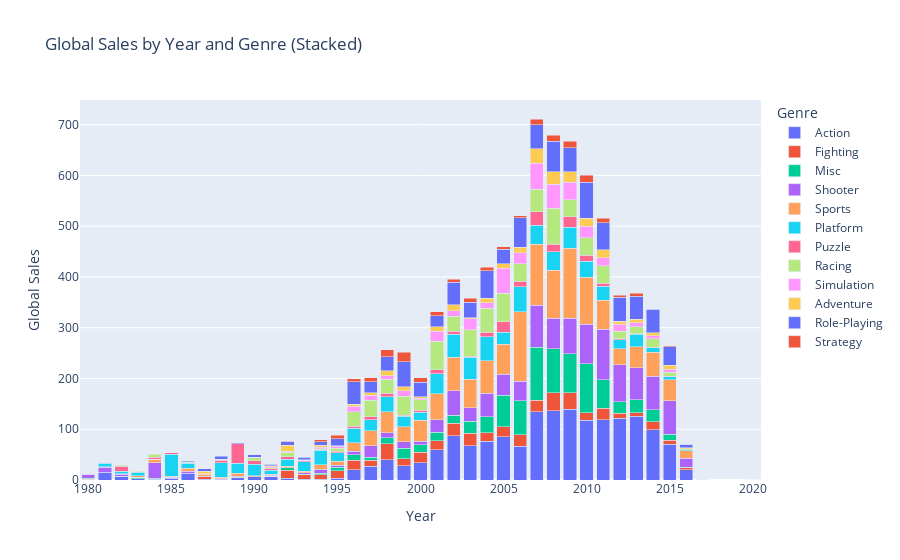

This figure's notebook cell:
### Markdown cell above
### Stacked bar plot: Global sales throughout years
Let’s start by creating a stacked bar plot to visualize the sales throughout the years, highlighting the impact that each genre had on the total sales.

### Code cell
# Used stack overflow code snipet for this chart. https://stackoverflow.com/questions/75455385/how-to-plot-bar-chart-using-seaborn-after-pandas-pivot 
# as well as seaborn documentation https://seaborn.pydata.org/generated/seaborn.objects.Stack.html

# Aggregate the data
genre_year_sales = vgsales_df.groupby(['Year', 'Genre'])['Global_Sales'].sum().reset_index()

# Create a pivot table, which separates the Genre into columns
pivot_data = genre_year_sales.pivot(index='Year', columns='Genre', values='Global_Sales').fillna(0)

# Generate a stacked bar plot using Plotly with enhanced hover information
fig = px.bar(
    genre_year_sales,
    x='Year',
    y='Global_Sales',
    color='Genre',
    title='Global Sales by Year and Genre (Stacked)',
    labels={'Global_Sales': 'Global Sales', 'Year': 'Year of Publication'},
    hover_data={'Global_Sales': ':.2f', 'Genre': True}
)

# Update hover information to display genre and sales
fig.for_each_trace(lambda trace: trace.update( # using the lambda funciton we can travers every genre bar in the stacked bar plot
    hovertemplate=f'Genre: {trace.name}<br>Sales: $%{{y:,.2f}}<extra></extra>'
))

# Update layout
fig.update_layout(
    xaxis_title='Year',
    yaxis_title='Global Sales',
    barmode='stack'
)

# Show plot
fig.show()

### Figure 1 — Plotly figure (JSON) as saved in the notebook; plotly's stock layout.template omitted (floating-point values rounded to 4 significant figures)
{"data": [{"customdata": [["Action"], ["Action"], ["Action"], ["Action"], ["Action"], ["Action"], ["Action"], ["Action"], ["Action"], ["Action"], ["Action"], ["Action"], ["Action"], ["Action"], ["Action"], ["Action"], ["Action"], ["Action"], ["Action"], ["Action"], ["Action"], ["Action"], ["Action"], ["Action"], ["Action"], ["Action"], ["Action"], ["Action"], ["Action"], ["Action"], ["Action"], ["Action"], ["Action"], ["Action"], ["Action"], ["Action"], ["Action"], ["Action"]], "hovertemplate": "Genre: Action<br>Sales: $%{y:,.2f}<extra></extra>", "legendgroup": "Action", "marker": {"color": "#636efa", "pattern": {"shape": ""}}, "name": "Action", "orientation": "v", "showlegend": true, "textposition": "auto", "type": "bar", "x": [1980, 1981, 1982, 1983, 1984, 1985, 1986, 1987, 1988, 1989, 1990, 1991, 1992, 1993, 1994, 1995, 1996, 1997, 1998, 1999, 2000, 2001, 2002, 2003, 2004, 2005, 2006, 2007, 2008, 2009, 2010, 2011, 2012, 2013, 2014, 2015, 2016, 2017], "xaxis": "x", "y": [0.34, 14.84, 6.52, 2.86, 1.85, 3.52, 13.74, 1.12, 1.75, 4.64, 6.39, 6.76, 3.83, 1.81, 1.55, 3.57, 20.58, 27.58, 39.44, 27.78, 34.04, 59.39, 86.77, 67.93, 76.26, 85.69, 66.58, 134.8, 136.4, 139.4, 117.6, 119.0, 122.0, 125.2, 99.02, 70.7, 19.91, 0.01], "yaxis": "y"}, {"customdata": [["Fighting"], ["Fighting"], ["Fighting"], ["Fighting"], ["Fighting"], ["Fighting"], ["Fighting"], ["Fighting"], ["Fighting"], ["Fighting"], ["Fighting"], ["Fighting"], ["Fighting"], ["Fighting"], ["Fighting"], ["Fighting"], ["Fighting"], ["Fighting"], ["Fighting"], ["Fighting"], ["Fighting"], ["Fighting"], ["Fighting"], ["Fighting"], ["Fighting"], ["Fighting"], ["Fighting"], ["Fighting"], ["Fighting"]], "hovertemplate": "Genre: Fighting<br>Sales: $%{y:,.2f}<extra></extra>", "legendgroup": "Fighting", "marker": {"color": "#EF553B", "pattern": {"shape": ""}}, "name": "Fighting", "orientation": "v", "showlegend": true, "textposition": "auto", "type": "bar", "x": [1980, 1985, 1987, 1991, 1992, 1993, 1994, 1995, 1996, 1997, 1998, 1999, 2000, 2001, 2002, 2003, 2004, 2005, 2006, 2007, 2008, 2009, 2010, 2011, 2012, 2013, 2014, 2015, 2016], "xaxis": "x", "y": [0.77, 1.05, 5.42, 0.39, 15.25, 8.75, 8.47, 14.85, 18.06, 11.76, 31.66, 14.26, 20.22, 18.12, 25.02, 23.73, 16.78, 19.72, 22.55, 22.47, 35.38, 32.15, 14.89, 22.68, 9.51, 7.21, 16.15, 7.78, 3.86], "yaxis": "y"}, {"customdata": [["Misc"], ["Misc"], ["Misc"], ["Misc"], ["Misc"], ["Misc"], ["Misc"], ["Misc"], ["Misc"], ["Misc"], ["Misc"], ["Misc"], ["Misc"], ["Misc"], ["Misc"], ["Misc"], ["Misc"], ["Misc"], ["Misc"], ["Misc"], ["Misc"], ["Misc"], ["Misc"], ["Misc"], ["Misc"], ["Misc"], ["Misc"], ["Misc"], ["Misc"], ["Misc"], ["Misc"]], "hovertemplate": "Genre: Misc<br>Sales: $%{y:,.2f}<extra></extra>", "legendgroup": "Misc", "marker": {"color": "#00cc96", "pattern": {"shape": ""}}, "name": "Misc", "orientation": "v", "showlegend": true, "textposition": "auto", "type": "bar", "x": [1980, 1982, 1983, 1984, 1989, 1991, 1992, 1993, 1994, 1995, 1996, 1997, 1998, 1999, 2000, 2001, 2002, 2003, 2004, 2005, 2006, 2007, 2008, 2009, 2010, 2011, 2012, 2013, 2014, 2015, 2016], "xaxis": "x", "y": [2.71, 0.87, 2.14, 1.45, 1.28, 0.08, 4.94, 0.3, 2.86, 6.4, 10.68, 5.69, 11.94, 20.65, 15.54, 16.4, 15.67, 23.82, 31.32, 61.24, 67.35, 104.6, 87.03, 76.94, 96.86, 56.08, 22.92, 25.65, 23.68, 11.69, 1.17], "yaxis": "y"}, {"customdata": [["Shooter"], ["Shooter"], ["Shooter"], ["Shooter"], ["Shooter"], ["Shooter"], ["Shooter"], ["Shooter"], ["Shooter"], ["Shooter"], ["Shooter"], ["Shooter"], ["Shooter"], ["Shooter"], ["Shooter"], ["Shooter"], ["Shooter"], ["Shooter"], ["Shooter"], ["Shooter"], ["Shooter"], ["Shooter"], ["Shooter"], ["Shooter"], ["Shooter"], ["Shooter"], ["Shooter"], ["Shooter"], ["Shooter"], ["Shooter"], ["Shooter"], ["Shooter"], ["Shooter"], ["Shooter"], ["Shooter"], ["Shooter"]], "hovertemplate": "Genre: Shooter<br>Sales: $%{y:,.2f}<extra></extra>", "legendgroup": "Shooter", "marker": {"color": "#ab63fa", "pattern": {"shape": ""}}, "name": "Shooter", "orientation": "v", "showlegend": true, "textposition": "auto", "type": "bar", "x": [1980, 1981, 1982, 1983, 1984, 1985, 1986, 1987, 1988, 1989, 1991, 1992, 1993, 1994, 1995, 1996, 1997, 1998, 1999, 2000, 2001, 2002, 2003, 2004, 2005, 2006, 2007, 2008, 2009, 2010, 2011, 2012, 2013, 2014, 2015, 2016], "xaxis": "x", "y": [7.07, 10.04, 3.79, 0.48, 31.1, 1.0, 3.89, 0.71, 0.51, 1.2, 2.0, 0.29, 3.08, 8.3, 4.15, 6.91, 22.17, 9.8, 12.25, 6.81, 24.77, 48.58, 27.14, 46.95, 41.6, 38.37, 82.21, 59.51, 69.89, 77.41, 99.36, 72.86, 62.8, 66.0, 66.15, 18.22], "yaxis": "y"}, {"customdata": [["Sports"], ["Sports"], ["Sports"], ["Sports"], ["Sports"], ["Sports"], ["Sports"], ["Sports"], ["Sports"], ["Sports"], ["Sports"], ["Sports"], ["Sports"], ["Sports"], ["Sports"], ["Sports"], ["Sports"], ["Sports"], ["Sports"], ["Sports"], ["Sports"], ["Sports"], ["Sports"], ["Sports"], ["Sports"], ["Sports"], ["Sports"], ["Sports"], ["Sports"], ["Sports"], ["Sports"], ["Sports"], ["Sports"], ["Sports"], ["Sports"], ["Sports"], ["Sports"]], "hovertemplate": "Genre: Sports<br>Sales: $%{y:,.2f}<extra></extra>", "legendgroup": "Sports", "marker": {"color": "#FFA15A", "pattern": {"shape": ""}}, "name": "Sports", "orientation": "v", "showlegend": true, "textposition": "auto", "type": "bar", "x": [1980, 1981, 1982, 1983, 1984, 1985, 1986, 1987, 1988, 1989, 1990, 1991, 1992, 1993, 1994, 1995, 1996, 1997, 1998, 1999, 2000, 2001, 2002, 2003, 2004, 2005, 2006, 2007, 2008, 2009, 2010, 2011, 2012, 2013, 2014, 2015, 2016], "xaxis": "x", "y": [0.49, 0.79, 1.05, 3.2, 6.18, 1.96, 5.57, 3.72, 3.6, 5.72, 2.11, 2.41, 2.95, 3.18, 8.39, 7.98, 17.45, 30.02, 41.79, 30.29, 41.19, 51.43, 65.42, 56.11, 63.68, 59.54, 136.2, 119.9, 95.34, 138.5, 92.53, 56.99, 30.93, 41.55, 46.66, 41.54, 14.6], "yaxis": "y"}, {"customdata": [["Platform"], ["Platform"], ["Platform"], ["Platform"], ["Platform"], ["Platform"], ["Platform"], ["Platform"], ["Platform"], ["Platform"], ["Platform"], ["Platform"], ["Platform"], ["Platform"], ["Platform"], ["Platform"], ["Platform"], ["Platform"], ["Platform"], ["Platform"], ["Platform"], ["Platform"], ["Platform"], ["Platform"], ["Platform"], ["Platform"], ["Platform"], ["Platform"], ["Platform"], ["Platform"], ["Platform"], ["Platform"], ["Platform"], ["Platform"], ["Platform"], ["Platform"]], "hovertemplate": "Genre: Platform<br>Sales: $%{y:,.2f}<extra></extra>", "legendgroup": "Platform", "marker": {"color": "#19d3f3", "pattern": {"shape": ""}}, "name": "Platform", "orientation": "v", "showlegend": true, "textposition": "auto", "type": "bar", "x": [1981, 1982, 1983, 1984, 1985, 1986, 1987, 1988, 1989, 1990, 1991, 1992, 1993, 1994, 1995, 1996, 1997, 1998, 1999, 2000, 2001, 2002, 2003, 2004, 2005, 2006, 2007, 2008, 2009, 2010, 2011, 2012, 2013, 2014, 2015, 2016], "xaxis": "x", "y": [6.93, 5.03, 6.93, 0.69, 43.17, 9.39, 1.74, 27.73, 20.66, 22.97, 7.64, 13.42, 18.67, 28.74, 16.69, 28.23, 21.85, 29.88, 20.82, 16.06, 39.28, 45.97, 42.89, 47.34, 23.56, 49.8, 37.81, 35.7, 41.09, 31.9, 28.11, 18.55, 25.12, 8.89, 6.05, 2.07], "yaxis": "y"}, {"customdata": [["Puzzle"], ["Puzzle"], ["Puzzle"], ["Puzzle"], ["Puzzle"], ["Puzzle"], ["Puzzle"], ["Puzzle"], ["Puzzle"], ["Puzzle"], ["Puzzle"], ["Puzzle"], ["Puzzle"], ["Puzzle"], ["Puzzle"], ["Puzzle"], ["Puzzle"], ["Puzzle"], ["Puzzle"], ["Puzzle"], ["Puzzle"], ["Puzzle"], ["Puzzle"], ["Puzzle"], ["Puzzle"], ["Puzzle"], ["Puzzle"], ["Puzzle"], ["Puzzle"], ["Puzzle"], ["Puzzle"], ["Puzzle"], ["Puzzle"]], "hovertemplate": "Genre: Puzzle<br>Sales: $%{y:,.2f}<extra></extra>", "legendgroup": "Puzzle", "marker": {"color": "#FF6692", "pattern": {"shape": ""}}, "name": "Puzzle", "orientation": "v", "showlegend": true, "textposition": "auto", "type": "bar", "x": [1981, 1982, 1983, 1984, 1985, 1988, 1989, 1990, 1991, 1992, 1993, 1994, 1995, 1996, 1997, 1998, 1999, 2000, 2001, 2002, 2003, 2004, 2005, 2006, 2007, 2008, 2009, 2010, 2011, 2012, 2013, 2014, 2015], "xaxis": "x", "y": [2.24, 10.03, 0.78, 3.14, 3.21, 5.58, 37.75, 6.0, 3.24, 4.84, 3.17, 1.53, 2.71, 3.91, 5.89, 6.34, 1.36, 3.82, 8.0, 5.34, 2.42, 8.43, 20.45, 10.9, 26.73, 15.59, 20.31, 11.18, 5.11, 1.76, 0.99, 1.5, 0.7], "yaxis": "y"}, {"customdata": [["Racing"], ["Racing"], ["Racing"], ["Racing"], ["Racing"], ["Racing"], ["Racing"], ["Racing"], ["Racing"], ["Racing"], ["Racing"], ["Racing"], ["Racing"], ["Racing"], ["Racing"], ["Racing"], ["Racing"], ["Racing"], ["Racing"], ["Racing"], ["Racing"], ["Racing"], ["Racing"], ["Racing"], ["Racing"], ["Racing"], ["Racing"], ["Racing"], ["Racing"], ["Racing"], ["Racing"], ["Racing"]], "hovertemplate": "Genre: Racing<br>Sales: $%{y:,.2f}<extra></extra>", "legendgroup": "Racing", "marker": {"color": "#B6E880", "pattern": {"shape": ""}}, "name": "Racing", "orientation": "v", "showlegend": true, "textposition": "auto", "type": "bar", "x": [1981, 1982, 1984, 1986, 1988, 1990, 1991, 1992, 1993, 1994, 1995, 1996, 1997, 1998, 1999, 2000, 2001, 2002, 2003, 2004, 2005, 2006, 2007, 2008, 2009, 2010, 2011, 2012, 2013, 2014, 2015, 2016], "xaxis": "x", "y": [0.48, 1.57, 5.95, 1.96, 2.14, 6.26, 1.14, 9.04, 0.36, 2.19, 6.09, 28.24, 31.91, 27.9, 37.27, 19.99, 55.81, 30.2, 52.19, 47.86, 56.42, 34.09, 44.44, 70.66, 34.19, 34.93, 35.01, 14.46, 13.04, 16.69, 7.92, 1.64], "yaxis": "y"}, {"customdata": [["Simulation"], ["Simulation"], ["Simulation"], ["Simulation"], ["Simulation"], ["Simulation"], ["Simulation"], ["Simulation"], ["Simulation"], ["Simulation"], ["Simulation"], ["Simulation"], ["Simulation"], ["Simulation"], ["Simulation"], ["Simulation"], ["Simulation"], ["Simulation"], ["Simulation"], ["Simulation"], ["Simulation"], ["Simulation"], ["Simulation"], ["Simulation"], ["Simulation"], ["Simulation"], ["Simulation"], ["Simulation"], ["Simulation"], ["Simulation"], ["Simulation"]], "hovertemplate": "Genre: Simulation<br>Sales: $%{y:,.2f}<extra></extra>", "legendgroup": "Simulation", "marker": {"color": "#FF97FF", "pattern": {"shape": ""}}, "name": "Simulation", "orientation": "v", "showlegend": true, "textposition": "auto", "type": "bar", "x": [1981, 1985, 1988, 1990, 1991, 1992, 1993, 1994, 1995, 1996, 1997, 1998, 1999, 2000, 2001, 2002, 2003, 2004, 2005, 2006, 2007, 2008, 2009, 2010, 2011, 2012, 2013, 2014, 2015, 2016, 2020], "xaxis": "x", "y": [0.45, 0.03, 0.03, 1.14, 2.14, 2.14, 0.19, 2.73, 4.18, 11.33, 9.65, 7.11, 11.44, 3.38, 19.54, 10.81, 21.21, 10.85, 49.27, 21.77, 51.01, 46.76, 33.71, 22.15, 15.28, 13.38, 8.67, 5.55, 5.62, 0.39, 0.29], "yaxis": "y"}, {"customdata": [["Adventure"], ["Adventure"], ["Adventure"], ["Adventure"], ["Adventure"], ["Adventure"], ["Adventure"], ["Adventure"], ["Adventure"], ["Adventure"], ["Adventure"], ["Adventure"], ["Adventure"], ["Adventure"], ["Adventure"], ["Adventure"], ["Adventure"], ["Adventure"], ["Adventure"], ["Adventure"], ["Adventure"], ["Adventure"], ["Adventure"], ["Adventure"], ["Adventure"], ["Adventure"], ["Adventure"], ["Adventure"]], "hovertemplate": "Genre: Adventure<br>Sales: $%{y:,.2f}<extra></extra>", "legendgroup": "Adventure", "marker": {"color": "#FECB52", "pattern": {"shape": ""}}, "name": "Adventure", "orientation": "v", "showlegend": true, "textposition": "auto", "type": "bar", "x": [1983, 1987, 1991, 1992, 1993, 1994, 1995, 1996, 1997, 1998, 1999, 2000, 2001, 2002, 2003, 2004, 2005, 2006, 2007, 2008, 2009, 2010, 2011, 2012, 2013, 2014, 2015, 2016], "xaxis": "x", "y": [0.4, 4.38, 2.24, 12.24, 0.07, 3.74, 0.72, 4.19, 4.96, 9.05, 7.6, 2.98, 9.12, 11.05, 2.14, 8.7, 8.53, 11.47, 28.71, 25.02, 20.68, 16.57, 15.98, 5.99, 6.61, 6.06, 8.03, 1.81], "yaxis": "y"}, {"customdata": [["Role-Playing"], ["Role-Playing"], ["Role-Playing"], ["Role-Playing"], ["Role-Playing"], ["Role-Playing"], ["Role-Playing"], ["Role-Playing"], ["Role-Playing"], ["Role-Playing"], ["Role-Playing"], ["Role-Playing"], ["Role-Playing"], ["Role-Playing"], ["Role-Playing"], ["Role-Playing"], ["Role-Playing"], ["Role-Playing"], ["Role-Playing"], ["Role-Playing"], ["Role-Playing"], ["Role-Playing"], ["Role-Playing"], ["Role-Playing"], ["Role-Playing"], ["Role-Playing"], ["Role-Playing"], ["Role-Playing"], ["Role-Playing"], ["Role-Playing"], ["Role-Playing"], ["Role-Playing"]], "hovertemplate": "Genre: Role-Playing<br>Sales: $%{y:,.2f}<extra></extra>", "legendgroup": "Role-Playing", "marker": {"color": "#636efa", "pattern": {"shape": ""}}, "name": "Role-Playing", "orientation": "v", "showlegend": true, "textposition": "auto", "type": "bar", "x": [1986, 1987, 1988, 1989, 1990, 1991, 1992, 1993, 1994, 1995, 1996, 1997, 1998, 1999, 2000, 2001, 2002, 2003, 2004, 2005, 2006, 2007, 2008, 2009, 2010, 2011, 2012, 2013, 2014, 2015, 2016, 2017], "xaxis": "x", "y": [2.52, 4.65, 5.88, 2.2, 4.52, 3.25, 6.86, 5.59, 7.11, 14.26, 43.96, 21.79, 28.09, 49.09, 29.03, 22.06, 45.13, 30.28, 53.95, 28.55, 57.73, 47.42, 59.83, 47.9, 70.52, 53.37, 47.81, 44.92, 45.86, 36.44, 6.76, 0.04], "yaxis": "y"}, {"customdata": [["Strategy"], ["Strategy"], ["Strategy"], ["Strategy"], ["Strategy"], ["Strategy"], ["Strategy"], ["Strategy"], ["Strategy"], ["Strategy"], ["Strategy"], ["Strategy"], ["Strategy"], ["Strategy"], ["Strategy"], ["Strategy"], ["Strategy"], ["Strategy"], ["Strategy"], ["Strategy"], ["Strategy"], ["Strategy"], ["Strategy"], ["Strategy"], ["Strategy"], ["Strategy"]], "hovertemplate": "Genre: Strategy<br>Sales: $%{y:,.2f}<extra></extra>", "legendgroup": "Strategy", "marker": {"color": "#EF553B", "pattern": {"shape": ""}}, "name": "Strategy", "orientation": "v", "showlegend": true, "textposition": "auto", "type": "bar", "x": [1991, 1992, 1993, 1994, 1995, 1996, 1997, 1998, 1999, 2000, 2001, 2002, 2003, 2004, 2005, 2006, 2007, 2008, 2009, 2010, 2011, 2012, 2013, 2014, 2015, 2016], "xaxis": "x", "y": [0.94, 0.36, 0.81, 3.56, 6.51, 5.61, 7.71, 13.47, 18.46, 8.5, 7.55, 5.56, 7.99, 7.19, 5.37, 4.27, 11.11, 11.69, 12.56, 13.87, 9.06, 3.33, 6.33, 0.99, 1.82, 0.5], "yaxis": "y"}], "layout": {"barmode": "stack", "legend": {"title": {"text": "Genre"}, "tracegroupgap": 0}, "title": {"text": "Global Sales by Year and Genre (Stacked)"}, "xaxis": {"anchor": "y", "domain": [0, 1], "title": {"text": "Year"}}, "yaxis": {"anchor": "x", "domain": [0, 1], "title": {"text": "Global Sales"}}}}
